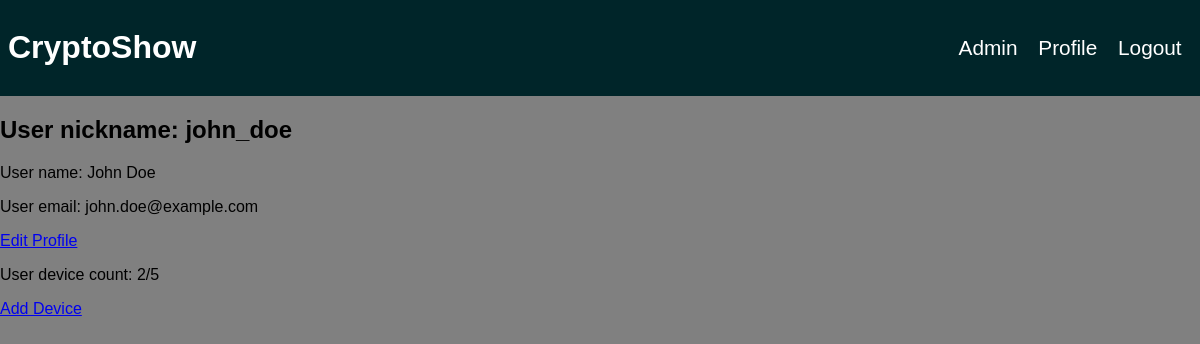
Page /profile.php (signed in) on the committed database.
### tables this page shows
CREATE TABLE `registered_user`(
    `user_id` INT(10) UNSIGNED NOT NULL AUTO_INCREMENT,
    `user_nickname` VARCHAR(20) DEFAULT NULL,
    `user_name` VARCHAR(50) DEFAULT NULL,
    `user_email` VARCHAR(50) DEFAULT NULL,
    `user_hashed_password` VARCHAR(255) DEFAULT NULL,
    `user_device_count` TINYINT(5) UNSIGNED NOT NULL DEFAULT 0,
    `user_registered_timestamp` TIMESTAMP NOT NULL,
    PRIMARY KEY(`user_id`)
);

### phpappfolder/includes/dbh.php (called while the page is built)
<?php
class Dbh {
    protected function connect(){
        try {
            $host = "localhost";
            $dbname = "cryptoshow_db";
            $username = "cryptoshowuser";
            $password = "cryptoshowpass";
            $dsn = "mysql:host=$host;dbname=$dbname";
            $pdo = new PDO($dsn, $username, $password);
            return $pdo;
        } catch (PDOException $e) {
            die("Connection failed: " . $e->getMessage());
        }
    }
}

### phpappfolder/includes/profileinfo.php (called while the page is built, shortened)
<?php
include_once "dbh.php";
class ProfileInfo extends Dbh
{
    protected function getProfileInfo($userId)
    {
        $sql = "SELECT * FROM registered_user WHERE user_id = ?;";
        $stmt = $this->connect()->prepare($sql);
        $stmt->bindParam(":userId", $userId, PDO::PARAM_STR);
        if (!$stmt->execute(array($userId))) {
            $stmt = null;
            header("Location: profile.php?error=stmtfailed");
            exit();
        }
        $profileData = $stmt->fetchAll(PDO::FETCH_ASSOC);
        return $profileData;
    }
}

### phpappfolder/includes/profileinfo_view.php (the view)
<?php
class ProfileInfoView extends ProfileInfo {
    public function fetchNickname($userId){
        $profileInfo = $this->getProfileInfo($userId);
        echo $profileInfo[0]["user_nickname"];
    }
    public function fetchName($userId){
        $profileInfo = $this->getProfileInfo($userId);
        echo $profileInfo[0]["user_name"];
    }
    public function fetchEmail($userId){
        $profileInfo = $this->getProfileInfo($userId);
        echo $profileInfo[0]["user_email"];
    }
    public function fetchDeivceCount($userId){
        $profileInfo = $this->getProfileInfo($userId);
        echo $profileInfo[0]["user_device_count"];
    }
}

### css-files/dashboardStyle.css (style rules this page uses)
body { margin: 0px; }
body { font-family:Arial, Helvetica, sans-serif; background-color: gray; }

### rows in the picture
registered_user: user_nickname "john_doe", user_name "John Doe", user_email "john.doe@example.com", user_device_count "2"
